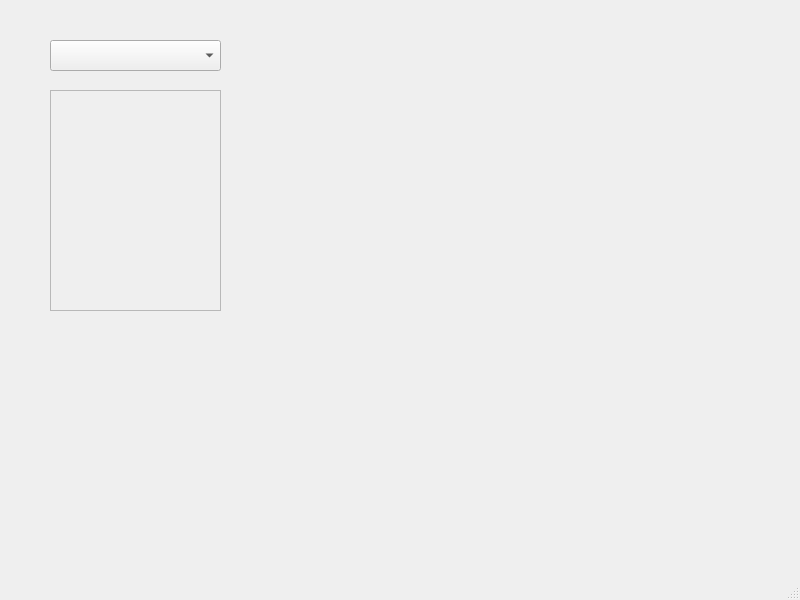
<?xml version="1.0" encoding="UTF-8"?>
<ui version="4.0">
 <class>MainWindow</class>
 <widget class="QMainWindow" name="MainWindow">
  <property name="geometry">
   <rect>
    <x>0</x>
    <y>0</y>
    <width>800</width>
    <height>600</height>
   </rect>
  </property>
  <property name="windowTitle">
   <string>MainWindow</string>
  </property>
  <widget class="QWidget" name="centralwidget">
   <widget class="QScrollArea" name="classes_scrollArea">
    <property name="geometry">
     <rect>
      <x>50</x>
      <y>90</y>
      <width>171</width>
      <height>221</height>
     </rect>
    </property>
    <property name="widgetResizable">
     <bool>true</bool>
    </property>
    <widget class="QWidget" name="classes_scrollAreaContent">
     <property name="geometry">
      <rect>
       <x>0</x>
       <y>0</y>
       <width>169</width>
       <height>219</height>
      </rect>
     </property>
     <layout class="QVBoxLayout" name="verticalLayout"/>
    </widget>
   </widget>
   <widget class="QComboBox" name="subject_comboBox">
    <property name="geometry">
     <rect>
      <x>50</x>
      <y>40</y>
      <width>171</width>
      <height>31</height>
     </rect>
    </property>
   </widget>
  </widget>
  <widget class="QMenuBar" name="menubar">
   <property name="geometry">
    <rect>
     <x>0</x>
     <y>0</y>
     <width>800</width>
     <height>22</height>
    </rect>
   </property>
  </widget>
  <widget class="QStatusBar" name="statusbar"/>
 </widget>
 <resources/>
 <connections/>
</ui>
